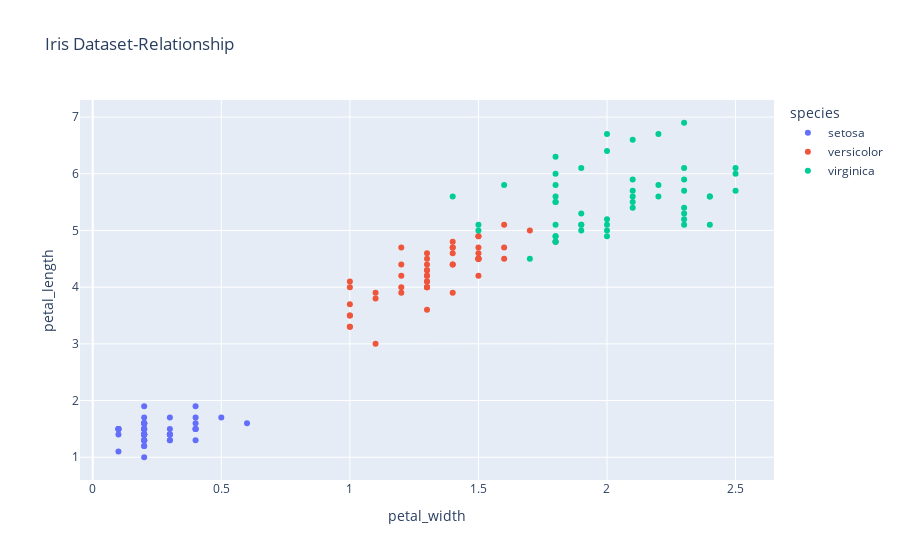

Notebook code cell kept with this figure:
### Markdown cell above
<b>1. SCATTER PLOT </b><br>
It is used to observe relationship between variables. It uses dots to represent the relationship between the variables.

### Code cell
import plotly.express as px
dataframe = px.data.iris()               
fig = px.scatter(dataframe, x="petal_width", y="petal_length",color="species",title="Iris Dataset-Relationship")
fig.show()

### Figure 1 — Plotly figure (JSON) as saved in the notebook; plotly's stock layout.template omitted (floating-point values rounded to 4 significant figures)
{"data": [{"hovertemplate": "species=setosa<br>petal_width=%{x}<br>petal_length=%{y}<extra></extra>", "legendgroup": "setosa", "marker": {"color": "#636efa", "symbol": "circle"}, "mode": "markers", "name": "setosa", "orientation": "v", "showlegend": true, "type": "scatter", "x": [0.2, 0.2, 0.2, 0.2, 0.2, 0.4, 0.3, 0.2, 0.2, 0.1, 0.2, 0.2, 0.1, 0.1, 0.2, 0.4, 0.4, 0.3, 0.3, 0.3, 0.2, 0.4, 0.2, 0.5, 0.2, 0.2, 0.4, 0.2, 0.2, 0.2, 0.2, 0.4, 0.1, 0.2, 0.1, 0.2, 0.2, 0.1, 0.2, 0.2, 0.3, 0.3, 0.2, 0.6, 0.4, 0.3, 0.2, 0.2, 0.2, 0.2], "xaxis": "x", "y": [1.4, 1.4, 1.3, 1.5, 1.4, 1.7, 1.4, 1.5, 1.4, 1.5, 1.5, 1.6, 1.4, 1.1, 1.2, 1.5, 1.3, 1.4, 1.7, 1.5, 1.7, 1.5, 1, 1.7, 1.9, 1.6, 1.6, 1.5, 1.4, 1.6, 1.6, 1.5, 1.5, 1.4, 1.5, 1.2, 1.3, 1.5, 1.3, 1.5, 1.3, 1.3, 1.3, 1.6, 1.9, 1.4, 1.6, 1.4, 1.5, 1.4], "yaxis": "y"}, {"hovertemplate": "species=versicolor<br>petal_width=%{x}<br>petal_length=%{y}<extra></extra>", "legendgroup": "versicolor", "marker": {"color": "#EF553B", "symbol": "circle"}, "mode": "markers", "name": "versicolor", "orientation": "v", "showlegend": true, "type": "scatter", "x": [1.4, 1.5, 1.5, 1.3, 1.5, 1.3, 1.6, 1, 1.3, 1.4, 1, 1.5, 1, 1.4, 1.3, 1.4, 1.5, 1, 1.5, 1.1, 1.8, 1.3, 1.5, 1.2, 1.3, 1.4, 1.4, 1.7, 1.5, 1, 1.1, 1, 1.2, 1.6, 1.5, 1.6, 1.5, 1.3, 1.3, 1.3, 1.2, 1.4, 1.2, 1, 1.3, 1.2, 1.3, 1.3, 1.1, 1.3], "xaxis": "x", "y": [4.7, 4.5, 4.9, 4, 4.6, 4.5, 4.7, 3.3, 4.6, 3.9, 3.5, 4.2, 4, 4.7, 3.6, 4.4, 4.5, 4.1, 4.5, 3.9, 4.8, 4, 4.9, 4.7, 4.3, 4.4, 4.8, 5, 4.5, 3.5, 3.8, 3.7, 3.9, 5.1, 4.5, 4.5, 4.7, 4.4, 4.1, 4, 4.4, 4.6, 4, 3.3, 4.2, 4.2, 4.2, 4.3, 3, 4.1], "yaxis": "y"}, {"hovertemplate": "species=virginica<br>petal_width=%{x}<br>petal_length=%{y}<extra></extra>", "legendgroup": "virginica", "marker": {"color": "#00cc96", "symbol": "circle"}, "mode": "markers", "name": "virginica", "orientation": "v", "showlegend": true, "type": "scatter", "x": [2.5, 1.9, 2.1, 1.8, 2.2, 2.1, 1.7, 1.8, 1.8, 2.5, 2, 1.9, 2.1, 2, 2.4, 2.3, 1.8, 2.2, 2.3, 1.5, 2.3, 2, 2, 1.8, 2.1, 1.8, 1.8, 1.8, 2.1, 1.6, 1.9, 2, 2.2, 1.5, 1.4, 2.3, 2.4, 1.8, 1.8, 2.1, 2.4, 2.3, 1.9, 2.3, 2.5, 2.3, 1.9, 2, 2.3, 1.8], "xaxis": "x", "y": [6, 5.1, 5.9, 5.6, 5.8, 6.6, 4.5, 6.3, 5.8, 6.1, 5.1, 5.3, 5.5, 5, 5.1, 5.3, 5.5, 6.7, 6.9, 5, 5.7, 4.9, 6.7, 4.9, 5.7, 6, 4.8, 4.9, 5.6, 5.8, 6.1, 6.4, 5.6, 5.1, 5.6, 6.1, 5.6, 5.5, 4.8, 5.4, 5.6, 5.1, 5.1, 5.9, 5.7, 5.2, 5, 5.2, 5.4, 5.1], "yaxis": "y"}], "layout": {"legend": {"title": {"text": "species"}, "tracegroupgap": 0}, "title": {"text": "Iris Dataset-Relationship"}, "xaxis": {"anchor": "y", "domain": [0, 1], "title": {"text": "petal_width"}}, "yaxis": {"anchor": "x", "domain": [0, 1], "title": {"text": "petal_length"}}}}
